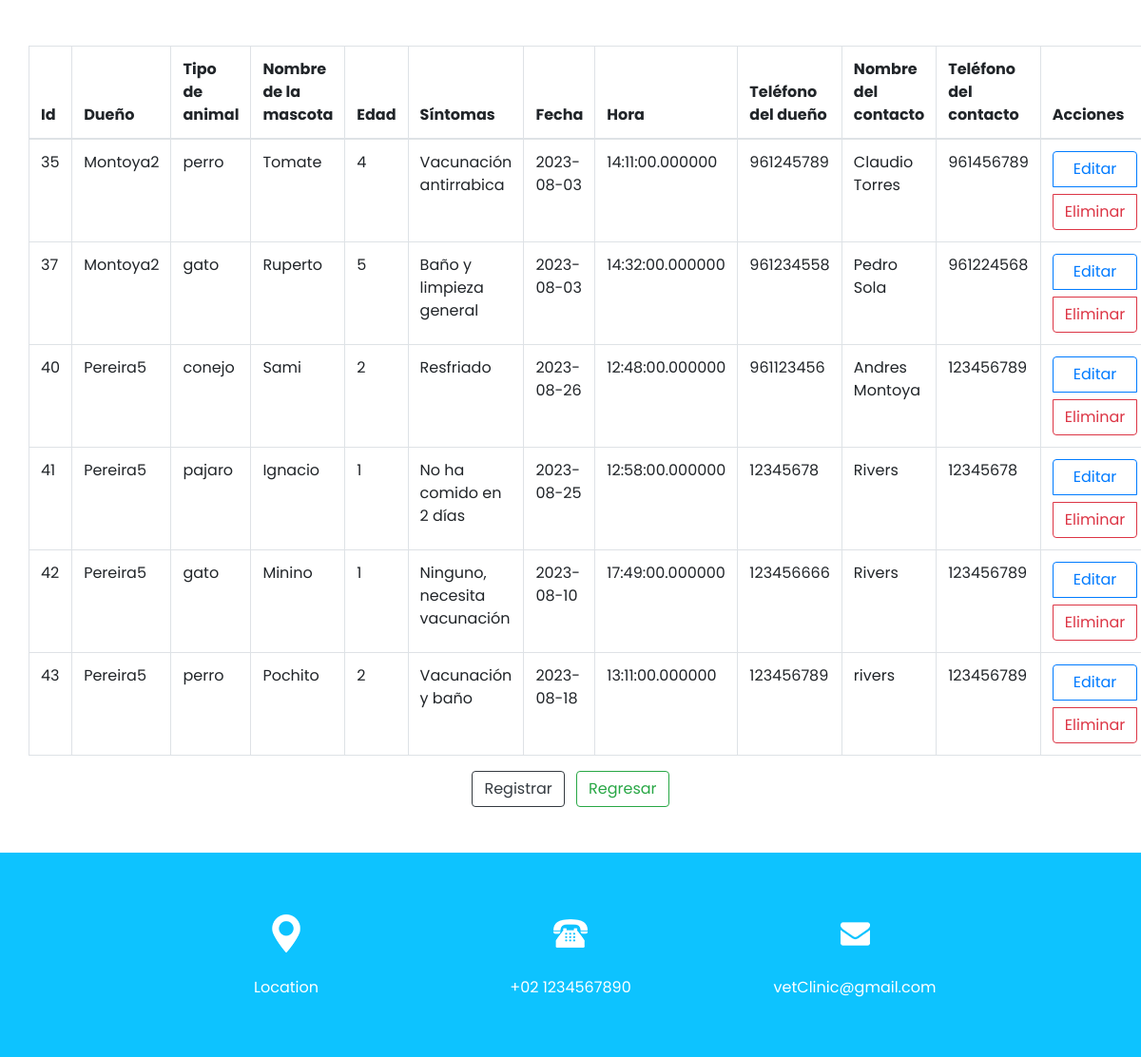
The page /indexAdmin.php on the database its author committed.
### tables this page shows
CREATE TABLE `alumnos` (
  `id` int(11) NOT NULL,
  `dueño` varchar(50) NOT NULL,
  `tipo_animal` varchar(50) NOT NULL,
  `nombre` varchar(50) NOT NULL,
  `edad` int(10) NOT NULL,
  `sintomas` varchar(50) NOT NULL,
  `fecha` date DEFAULT NULL,
  `hora` time(6) NOT NULL,
  `telefono_dueño` int(10) NOT NULL,
  `nombre_contacto` varchar(50) NOT NULL,
  `telefono_contacto` int(10) NOT NULL
);

### indexAdmin.php (the view, shortened to what this page needs)
<!DOCTYPE html>
<html lang="en">
<head>
    <link href="https://cdn.jsdelivr.net/npm/bootstrap@5.1.3/dist/css/bootstrap.min.css" rel="stylesheet">
    <link rel="stylesheet" type="text/css"
      href="https://cdnjs.cloudflare.com/ajax/libs/OwlCarousel2/2.1.3/assets/owl.carousel.min.css" />
    <link rel="stylesheet" type="text/css" href="css/bootstrap.css" />
    <link href="css/style.css" rel="stylesheet" />
    <link href="css/responsive.css" rel="stylesheet" />
</head>
<body>
<?php
require_once('conexion.php');
$con = mysqli_connect($hostname_escuela2, $username_escuela2, $password_escuela2, $database_escuela2);
?>
<div class="container mt-5">
        <table class="table table-bordered">
            <thead>
                <tr>
                    <th>Id</th>
                    <th>Dueño</th>
                    <th>Tipo de animal</th>
                    <th>Nombre de la mascota</th>
                    <th>Edad</th>
                    <th>Síntomas</th>
                    <th>Fecha</th>
                    <th>Hora</th>
                    <th>Teléfono del dueño</th>
                    <th>Nombre del contacto</th>
                    <th>Teléfono del contacto</th>
                    <th>Acciones</th>
                </tr>
            </thead>
            <tbody>
                <?php
                $query = "SELECT * FROM alumnos";
                $result = mysqli_query($con, $query);
                while ($row = mysqli_fetch_array($result)) {
                    ?>
                    <tr>
                        <td><?php echo $row['id']; ?></td>
                        <td><?php echo $row['dueño']; ?></td>
                        <td><?php echo $row['tipo_animal']; ?></td>
                        <td><?php echo $row['nombre']; ?></td>
                        <td><?php echo $row['edad']; ?></td>
                        <td><?php echo $row['sintomas']; ?></td>
                        <td><?php echo $row['fecha']; ?></td>
                        <td><?php echo $row['hora']; ?></td>
                        <td><?php echo $row['telefono_dueño']; ?></td>
                        <td><?php echo $row['nombre_contacto']; ?></td>
                        <td><?php echo $row['telefono_contacto']; ?></td>
                        <td>
  <div class="btn-group-vertical btn-block" role="group">
    <a href="editar.php?id=<?php echo $row['id'];?>" class="btn btn-outline-primary mb-2">Editar</a>
    <a href="eliminar.php?id=<?php echo $row['id'];?>" class="btn btn-outline-danger">Eliminar</a>
  </div>
</td>
                    </tr>
                    <?php
                }
                ?>
            </tbody>
        </table>
    </div>
<div class="container">
  <div class="row">
    <div class="col text-center">
    <a href="insertar.php" class="btn btn-outline-dark">Registrar</a>
      <a href="index.php" class="btn btn-outline-success ml-2">Regresar</a>
    </div>
  </div>
</div>
<br>
<br>
<section class="info_section layout_padding2">
    <div class="container">
      <div class="info_items">
        <a href="">
          <div class="item ">
            <div class="img-box box-1">
            </div>
            <div class="detail-box">
              <p>
                Location
              </p>
            </div>
          </div>
        </a>
        <a href="">
          <div class="item ">
            <div class="img-box box-2">
            </div>
            <div class="detail-box">
              <p>
                +02 1234567890
              </p>
            </div>
          </div>
        </a>
        <a href="">
          <div class="item ">
            <div class="img-box box-3">
            </div>
            <div class="detail-box">
              <p>
                vetClinic@gmail.com
              </p>
            </div>
          </div>
        </a>
      </div>
    </div>
  </section>
</body>
</html>

### css/style.css (style rules this page uses)
body { font-family: "Poppins", sans-serif; color: #0c0c0c; background-color: #ffffff; }
.layout_padding2 { padding: 45px 0; }
a, a:hover, a:focus { text-decoration: none; }
.btn, .btn:focus { outline: none !important; -webkit-box-shadow: none; box-shadow: none; }
.info_section { background-color: #0dc3ff; }
.info_items { width: 70%; margin: 0 auto; display: -webkit-box; display: -ms-flexbox; display: flex; -webkit-box-pack: justify; -ms-flex-pack: justify; justify-content: space-between; }
.info_items .item { width: 200px; display: -webkit-box; display: -ms-flexbox; display: flex; -webkit-box-orient: vertical; -webkit-box-direction: normal; -ms-flex-direction: column; flex-direction: column; -webkit-box-align: center; -ms-flex-align: center; align-items: center; text-align: center; }
.info_items .item .img-box { width: 80px; height: 80px; border-radius: 100%; background-repeat: no-repeat; background-position: center; }
.info_items .item .detail-box { margin-top: 5px; color: #fff; }
.info_items { position: relative; }
.info_items a { position: relative; }
.info_items .item .img-box.box-1 { background-image: url(../images/location-white.png); }
.info_items .item .img-box.box-2 { background-image: url(../images/telephone-white.png); }
.info_items .item .img-box.box-3 { background-image: url(../images/envelope-white.png); }

### css/responsive.css (style rules this page uses)
@media (min-width: 1200px) { .container { max-width: 1170px; } }

### rows shown on the page
alumnos: id "35", dueño "Montoya2", tipo_animal "perro", nombre "Tomate", edad "4", sintomas "Vacunación antirrabica", fecha "2023-08-03", hora "14:11:00.000000", telefono_dueño "961245789", nombre_contacto "Claudio Torres", telefono_contacto "961456789"
alumnos: id "37", dueño "Montoya2", tipo_animal "gato", nombre "Ruperto", edad "5", sintomas "Baño y limpieza general", fecha "2023-08-03", hora "14:32:00.000000", telefono_dueño "961234558", nombre_contacto "Pedro Sola", telefono_contacto "961224568"
alumnos: id "40", dueño "Pereira5", tipo_animal "conejo", nombre "Sami", edad "2", sintomas "Resfriado", fecha "2023-08-26", hora "12:48:00.000000", telefono_dueño "961123456", nombre_contacto "Andres Montoya", telefono_contacto "123456789"
alumnos: id "41", dueño "Pereira5", tipo_animal "pajaro", nombre "Ignacio", edad "1", sintomas "No ha comido en 2 días", fecha "2023-08-25", hora "12:58:00.000000", telefono_dueño "12345678", nombre_contacto "Rivers", telefono_contacto "12345678"
alumnos: id "42", dueño "Pereira5", tipo_animal "gato", nombre "Minino", edad "1", sintomas "Ninguno, necesita vacunación", fecha "2023-08-10", hora "17:49:00.000000", telefono_dueño "123456666", nombre_contacto "Rivers", telefono_contacto "123456789"
alumnos: id "43", dueño "Pereira5", tipo_animal "perro", nombre "Pochito", edad "2", sintomas "Vacunación y baño", fecha "2023-08-18", hora "13:11:00.000000", telefono_dueño "123456789", nombre_contacto "rivers", telefono_contacto "123456789"
